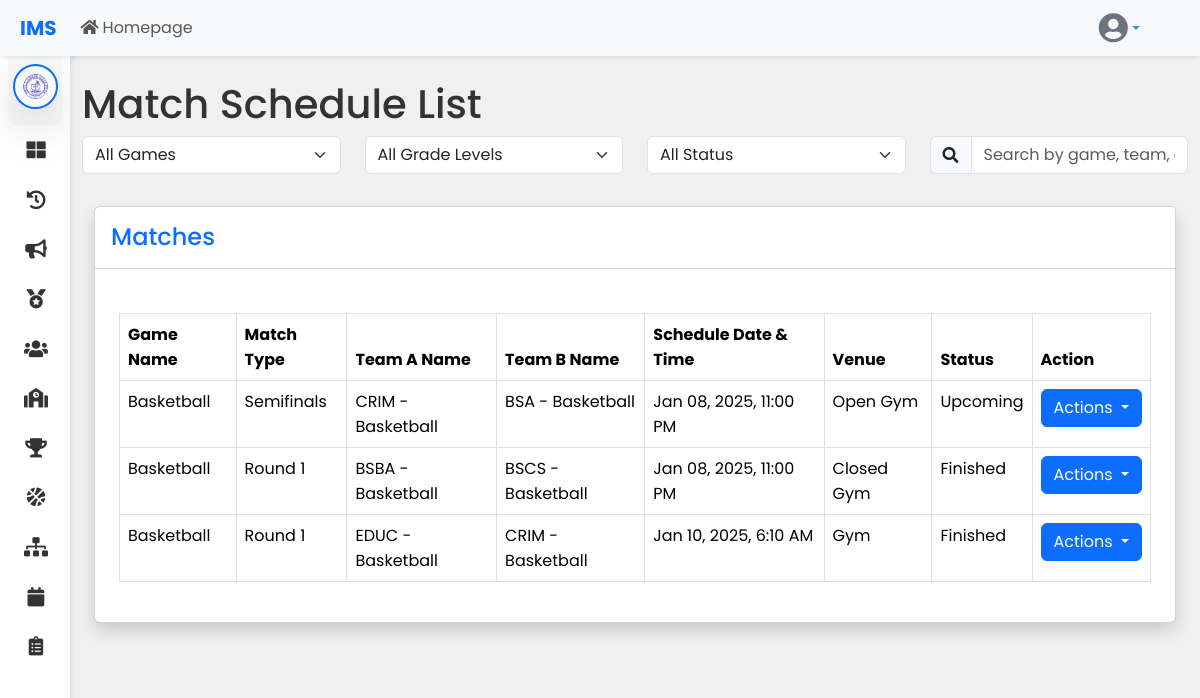
The app's page /livescoring/admin_match_list.php (signed in), older data.
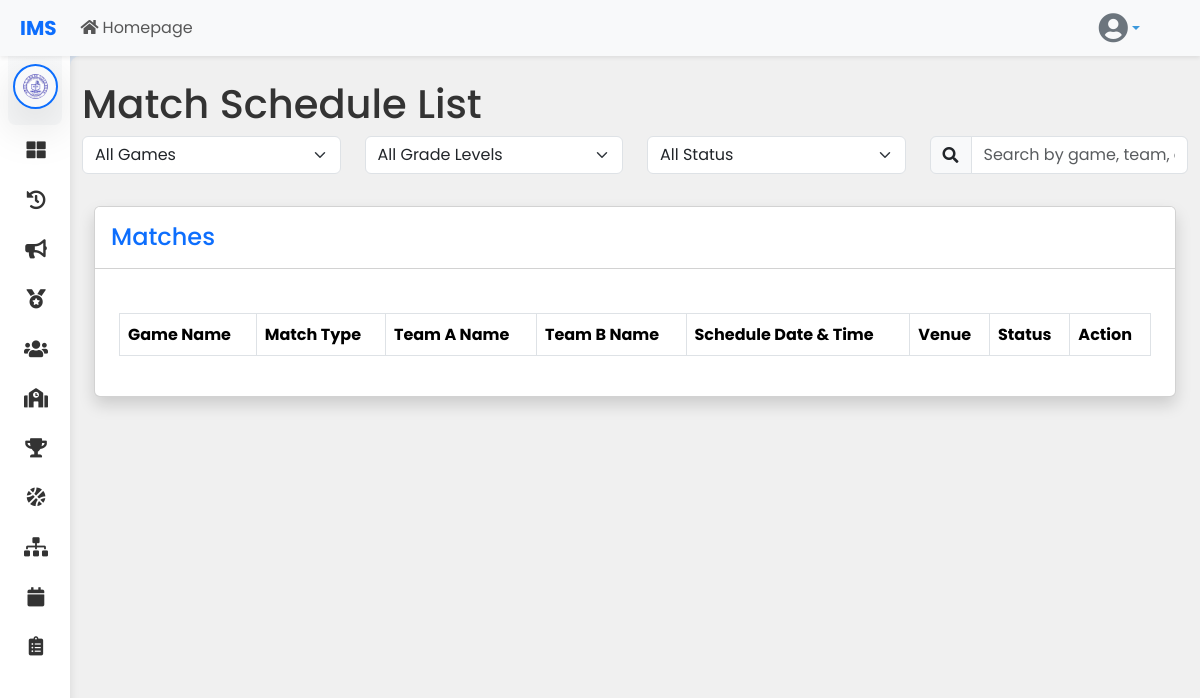
The same page, newer data.
### tables this page shows
CREATE TABLE `schedules` (
  `schedule_id` int(11) NOT NULL,
  `match_id` int(11) NOT NULL,
  `schedule_date` date NOT NULL,
  `schedule_time` time NOT NULL,
  `venue` varchar(255) NOT NULL
);

CREATE TABLE `games` (
  `game_id` int(11) NOT NULL,
  `game_name` varchar(255) NOT NULL,
  `number_of_players` int(11) DEFAULT NULL,
  `category` varchar(100) DEFAULT NULL,
  `environment` enum('Indoor','Outdoor') NOT NULL,
  `created_at` timestamp NOT NULL DEFAULT current_timestamp(),
  `school_id` int(11) DEFAULT NULL
);

CREATE TABLE `teams` (
  `team_id` int(11) NOT NULL,
  `team_name` varchar(255) NOT NULL,
  `game_id` int(11) NOT NULL,
  `created_at` timestamp NOT NULL DEFAULT current_timestamp(),
  `grade_section_course_id` int(11) DEFAULT NULL,
  `wins` int(11) DEFAULT 0,
  `losses` int(11) DEFAULT 0
);

CREATE TABLE `matches` (
  `match_id` int(11) NOT NULL,
  `match_identifier` varchar(50) DEFAULT NULL,
  `bracket_id` int(11) DEFAULT NULL,
  `teamA_id` int(11) DEFAULT NULL,
  `teamB_id` int(11) DEFAULT NULL,
  `round` int(11) NOT NULL,
  `match_number` int(11) DEFAULT NULL,
  `next_match_number` int(11) DEFAULT NULL,
  `status` enum('Pending','Upcoming','Ongoing','Finished') DEFAULT 'Pending',
  `match_type` enum('regular','semifinal','final','third_place') DEFAULT 'regular'
);

### department_admin/sidebar.php (called while the page is built, shortened)
<?php
$school_id = $_SESSION['school_id'];
?>

### livescoring/admin_match_list.php (the view, shortened to what the changed rows need)
<?php
$conn = con();
$school_id = $_SESSION['school_id'];
$user_role = $_SESSION['role'];
$department_id = isset($_SESSION['department_id']) ? $_SESSION['department_id'] : null;
if ($user_role === 'Committee') {
    include '../committee/csidebar.php';
} else {
    include '../department_admin/sidebar.php';
}
$selected_department_id = isset($_GET['selected_department_id']) ? $_GET['selected_department_id'] : $department_id;
$searchTerm = isset($_GET['search']) ? '%' . $_GET['search'] . '%' : '%';
$sql = "
    SELECT DISTINCT
        s.schedule_id,
        m.match_id,
        g.game_id,
        g.game_name,
        tA.team_name AS teamA_name,
        tB.team_name AS teamB_name,
        s.schedule_date,
        s.schedule_time,
        s.venue,
        m.teamA_id,
        m.teamB_id,
        mr.score_teamA AS teamA_score,
        mr.score_teamB AS teamB_score,
        mr.winning_team_id,
        m.status,
        m.match_type,
        m.round,
        b.grade_level,
        b.department_id
    FROM schedules s
    JOIN matches m ON s.match_id = m.match_id
    JOIN brackets b ON m.bracket_id = b.bracket_id
    JOIN games g ON b.game_id = g.game_id
    JOIN teams tA ON m.teamA_id = tA.team_id
    JOIN teams tB ON m.teamB_id = tB.team_id
    LEFT JOIN match_results mr ON m.match_id = mr.match_id
    WHERE (g.game_name LIKE ? OR tA.team_name LIKE ? OR tB.team_name LIKE ? OR s.venue LIKE ?)
    AND tA.team_name NOT IN ('TBD', 'To Be Determined')
    AND tB.team_name NOT IN ('TBD', 'To Be Determined')
";
$params = array($searchTerm, $searchTerm, $searchTerm, $searchTerm);
$types = "ssss";
if (!empty($selected_department_id)) {
    $sql .= " AND b.department_id = ?";
    $params[] = $selected_department_id;
    $types .= "i";
}
$sql .= " AND g.school_id = ? ORDER BY
    CASE
        WHEN m.status = 'Finished' THEN 1
        ELSE 0
    END,
    CASE
        WHEN s.schedule_date < CURRENT_DATE() THEN 2
        WHEN s.schedule_date = CURRENT_DATE() AND s.schedule_time < CURRENT_TIME() THEN 1
        ELSE 0
    END,
    s.schedule_date ASC,
    s.schedule_time ASC";
$params[] = $school_id;
$types .= "i";
$stmt = $conn->prepare($sql);
$stmt->bind_param($types, ...$params);
$stmt->execute();
$result = $stmt->get_result();
?>
<!DOCTYPE html>
<html lang="en">
<head>
    <link href="https://cdn.jsdelivr.net/npm/bootstrap@5.3.3/dist/css/bootstrap.min.css" rel="stylesheet">
    <link rel="stylesheet" href="https://cdnjs.cloudflare.com/ajax/libs/font-awesome/5.15.4/css/all.min.css" />
    <link rel="stylesheet" href="../styles/committee.css">
    <link rel="stylesheet" href="../styles/dashboard.css">
</head>
<body>
    <div id="content">
        <div class="container mt-1">
            <h1>Match Schedule List</h1>
            <div class="container-fluid">
                <div class="row">
                    <div class="col-12">
                        <div class="card shadow mt-3">
                            <div class="card-body p-4">
                                <table class="table table-bordered">
                                    <thead>
                                        <tr>
                                            <th>Game Name</th>
                                            <th>Match Type</th>
                                            <th>Team A Name</th>
                                            <th>Team B Name</th>
                                            <th>Schedule Date & Time</th>
                                            <th>Venue</th>
                                            <th>Status</th>
                                            <th>Action</th>
                                        </tr>
                                    </thead>
                                    <tbody>
                                        <?php while ($row = $result->fetch_assoc()): ?>
                                            <tr>
                                                <td><?= htmlspecialchars($row['game_name']); ?></td>
                                                <td>
                                                    <?php
                                                    switch ($row['match_type']) {
                                                        case 'semifinal':
                                                            echo 'Semifinals';
                                                            break;
                                                        default:
                                                            echo "Round {$row['round']}";
                                                    }
                                                    ?>
                                                </td>
                                                <td><?= htmlspecialchars($row['teamA_name']); ?></td>
                                                <td><?= htmlspecialchars($row['teamB_name']); ?></td>
                                                <td>
                                                    <?= htmlspecialchars(date("M d, Y", strtotime($row['schedule_date'])) . ', ' . date("g:i A", strtotime($row['schedule_time']))); ?>
                                                </td>
                                                <td><?= htmlspecialchars($row['venue']); ?></td>
                                                <td><?= htmlspecialchars($row['status']); ?></td>
                                                <td>
                                                    <?php if (!empty($row['schedule_id'])): ?>
                                                        <div class="dropdown">
                                                            <button class="btn btn-primary dropdown-toggle" type="button" id="dropdownMenuButton<?= $row['schedule_id']; ?>"
                                                                data-bs-toggle="dropdown" aria-expanded="false">
                                                                Actions
                                                            </button>
                                                        </div>
                                                    <?php endif; ?>
                                                </td>
                                            </tr>
                                        <?php endwhile; ?>
                                    </tbody>
                                </table>
                            </div>
                        </div>
                    </div>
                </div>
            </div>
</body>
</html>

Row changes from the older to the newer data that the page shows:
removed schedules: games.game_name "Basketball", shows "Semifinals", teams.team_name "CRIM - Basketball", teams.team_name "BSA - Basketball", schedule_date+schedule_time "Jan 08, 2025, 11:00 PM", venue "Open Gym", match.status "Upcoming"
removed schedules: games.game_name "Basketball", match.round "1", teams.team_name "BSBA - Basketball", teams.team_name "BSCS - Basketball", schedule_date+schedule_time "Jan 08, 2025, 11:00 PM", venue "Closed Gym", match.status "Finished"
removed schedules: games.game_name "Basketball", match.round "1", teams.team_name "EDUC - Basketball", teams.team_name "CRIM - Basketball", schedule_date+schedule_time "Jan 10, 2025, 6:10 AM", venue "Gym", match.status "Finished"
